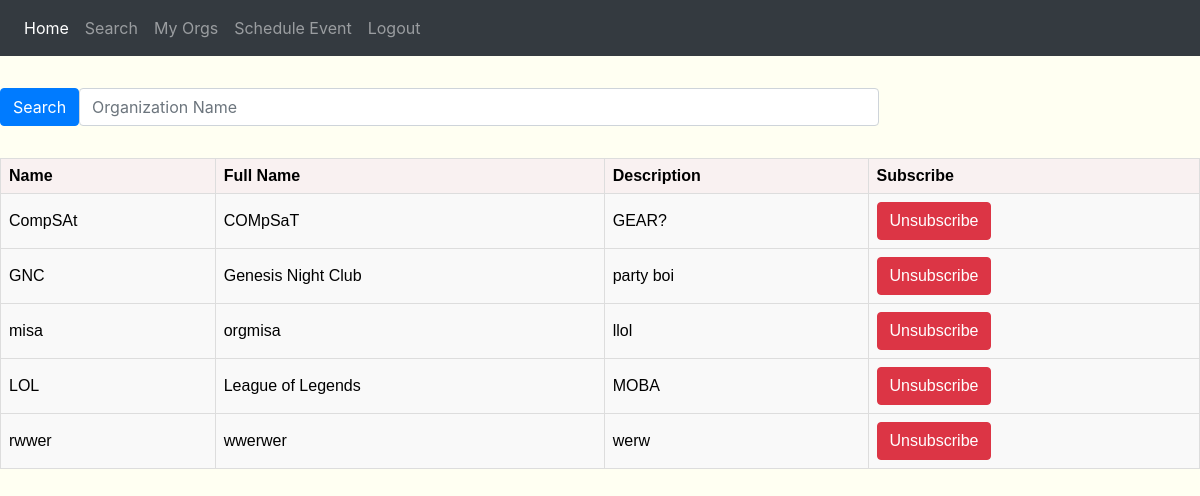
The app's page /events/search/ (signed in) with its own data.
### events/models.py (models this page shows)
class Organization(models.Model):
	Org_ID = models.BigAutoField(primary_key=True)
	Short_Name = models.CharField(max_length=20, blank=False)
	Full_Name = models.CharField(max_length=50, blank=False)
	Description = models.TextField()
	Approved = models.BooleanField(default=False)

### events/views.py (the view, shortened to what this page needs)
def searchView(request):
    modOrgs = Moderator.objects.filter(User=request.user)
    modOrg = Organization.objects.filter(Org_ID__in=modOrgs.values('Org_ID'))
    mod = modOrg.filter(Approved=True)
    subs = Subscription.objects.filter(User=request.user)
    subedOrgs = Organization.objects.filter(Org_ID__in=subs.values('Org_ID'))
    query = request.GET.get('q')
    if query:
        r = Organization.objects.filter(Q(Full_Name__icontains=query) | Q(Short_Name__icontains=query))
        results = r.filter(Approved=True)
    else:
        results = Organization.objects.filter()
    return render(request,'events/search.html',{'results':results,'subscribed':subedOrgs,'moderator':mod})

### events/templates/events/search.html (shortened to what this page needs)
{% extends 'base.html' %}
{% block content %}
<body style="background-color:#fffff2">
	<form id="searchform" method="get" class="form-inline my-2 my-lg-0">
		<button class="btn btn-primary my-2 my-sm-0" type="submit">Search</button>
        <input class="form-control my-2 col-sm-8" type="text" name="q" placeholder="Organization Name" aria-label="Search">
    </form>
<br/>
<table>
	<tr>
		<th>Name</th>
		<th>Full Name</th>
		<th>Description</th>
		<th>Subscribe</th>
	</tr>
    {% for item in results %}
    <tr>
		<td>{{ item.Short_Name }}</td>
		<td>{{ item.Full_Name }}</td>
		<td>{{ item.Description }}</td>
		<form class="form-signin" method="post" novalidate>
			{% if item not in subscribed %}
				<input type="hidden" value="Subscribe" name="Sub" />
				<input type="hidden" value="{{ item.pk }}" name="Org" />
				<td><button type="submit" class="btn btn-success">Subscribe</button></td>
			{% else %}
				<td><button type="submit" class="btn btn-danger">Unsubscribe</button></td>
			{% endif %}
		</form>
	</tr>
    {% endfor %}
</table>
</body>
{% endblock %}

### events/static/css/starter-template.css (style rules this page uses)
body { padding-top: 5rem; }

### events/templates/events/search.html (style rules this page uses)
table { font-family: arial, sans-serif; border-collapse: collapse; width: 100%; }
td, th { border: 1px solid #dddddd; text-align: left; padding: 8px; }
th { background-color: #f9f1f1; color: black; }
td { background-color: #f9f9f9; color: black; }

### records on screen
Organization: Short_Name "CompSAt", Full_Name "COMpSaT", Description "GEAR?"
Organization: Short_Name "GNC", Full_Name "Genesis Night Club", Description "party boi"
Organization: Short_Name "misa", Full_Name "orgmisa", Description "llol"
Organization: Short_Name "LOL", Full_Name "League of Legends", Description "MOBA"
Organization: Short_Name "rwwer", Full_Name "wwerwer", Description "werw"
